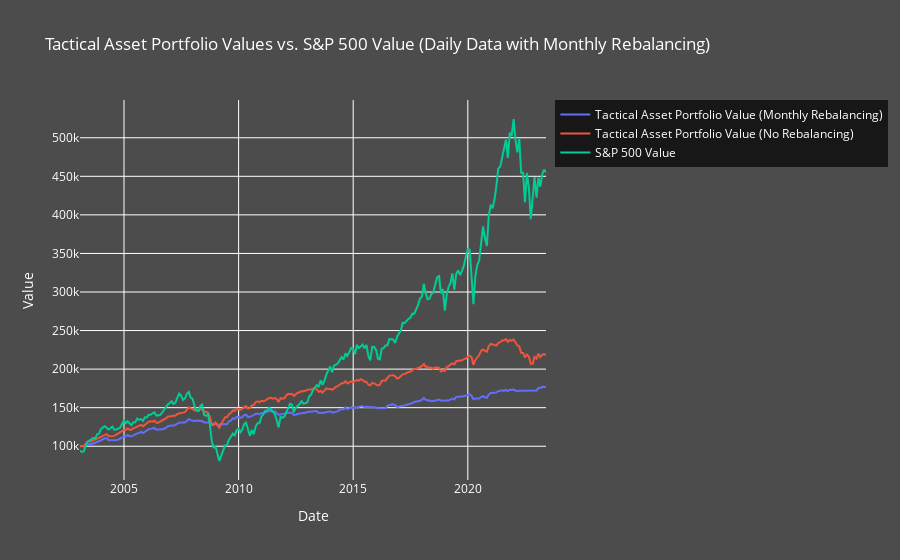

Notebook code for this chart:
### Code cell
import plotly.graph_objects as go

# Create the figure
fig = go.Figure()

# Add the portfolio value trace
fig.add_trace(go.Scatter(x=portfolio_value.index, y=portfolio_value.values,
                         mode='lines',
                         name='Tactical Asset Portfolio Value (Monthly Rebalancing)'))

# Add the non-rebalancing portfolio value trace
fig.add_trace(go.Scatter(x=non_rebalancing_portfolio_value.index, y=non_rebalancing_portfolio_value.values,
                         mode='lines',
                         name='Tactical Asset Portfolio Value (No Rebalancing)'))

# Add the S&P 500 value trace
fig.add_trace(go.Scatter(x=sp500_value.index, y=sp500_value.values,
                         mode='lines',
                         name='S&P 500 Value'))

# Set the layout properties
fig.update_layout(title='Tactical Asset Portfolio Values vs. S&P 500 Value (Daily Data with Monthly Rebalancing)',
                  xaxis_title='Date',
                  yaxis_title='Value',
                  plot_bgcolor='rgba(0, 0, 0, 0)',
                  paper_bgcolor='rgba(0, 0, 0, 0.7)',
                  font=dict(color='white'))

# Show the plot
fig.show()

### Figure 1 — Plotly figure (JSON) as saved in the notebook; plotly's stock layout.template omitted (floating-point values rounded to 4 significant figures; data arrays with more than 128 entries replaced by an {"elided": "..."} marker saying what was removed)
{"data": [{"mode": "lines", "name": "Tactical Asset Portfolio Value (Monthly Rebalancing)", "type": "scatter", "x": {"elided": "245 str values"}, "y": {"elided": "245 float values"}}, {"mode": "lines", "name": "Tactical Asset Portfolio Value (No Rebalancing)", "type": "scatter", "x": {"elided": "245 str values"}, "y": {"elided": "245 float values"}}, {"mode": "lines", "name": "S&P 500 Value", "type": "scatter", "x": {"elided": "245 str values"}, "y": {"elided": "245 float values"}}], "layout": {"font": {"color": "white"}, "paper_bgcolor": "rgba(0, 0, 0, 0.7)", "plot_bgcolor": "rgba(0, 0, 0, 0)", "title": {"text": "Tactical Asset Portfolio Values vs. S&P 500 Value (Daily Data with Monthly Rebalancing)"}, "xaxis": {"title": {"text": "Date"}}, "yaxis": {"title": {"text": "Value"}}}}
